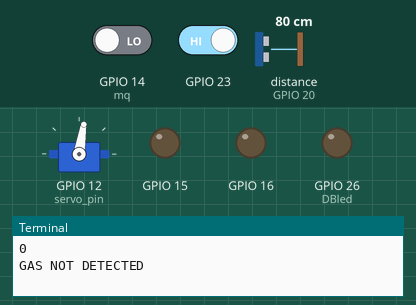
Bench run of a program on a simulated Raspberry Pi (BCM pin numbers). Shown: servo, output pins drawn as LEDs (lit = HIGH), the last lines printed to the terminal. Inputs (shaded band) come from the test bench; at power-on: GPIO 14 (mq) LOW, GPIO 23 HIGH, distance to the obstacle (sensor on GPIO 20) 80 cm. The echo pulse lasts 58.3 µs per cm; servo angles are drawn from the pulse width (0.5 ms = 0°, 2.5 ms = 180°); the clock reads 2024-03-15 10:24:30 at power-on unless the program sets it; pins used as bus, display or sensor lines are not drawn.

Above: at 1.2 s.
1.3 s: GPIO 14 (mq) driven HIGH
At 4.7 s:
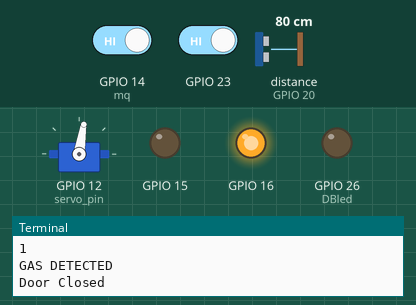
5.0 s: GPIO 23 driven LOW
At 11.0 s:
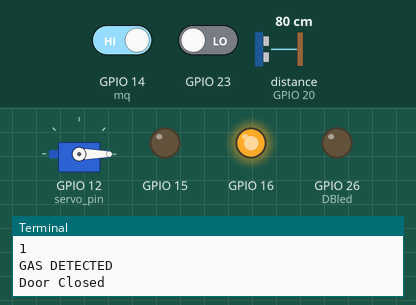
12.1 s: distance to the obstacle (sensor on GPIO 20) set to 12 cm
19.0 s: distance to the obstacle (sensor on GPIO 20) set to 9 cm
At 25.8 s:
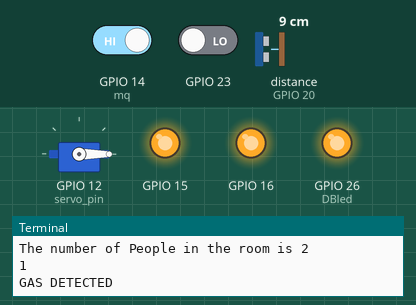
26.1 s: GPIO 14 (mq) driven LOW
At 32.6 s:
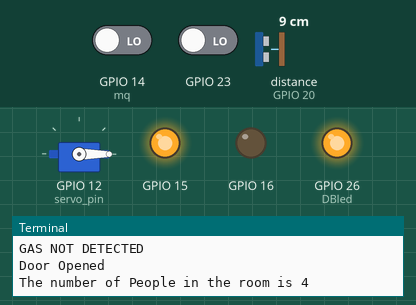
33.2 s: GPIO 23 driven HIGH
At 39.6 s:
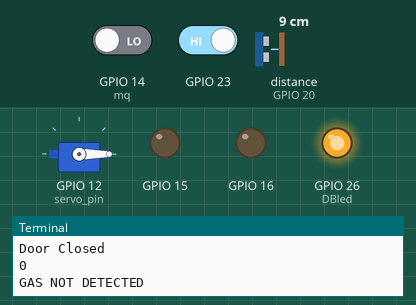
Timing chart, 0 to 41.1 s (numbered marks = the images above; inputs shaded):
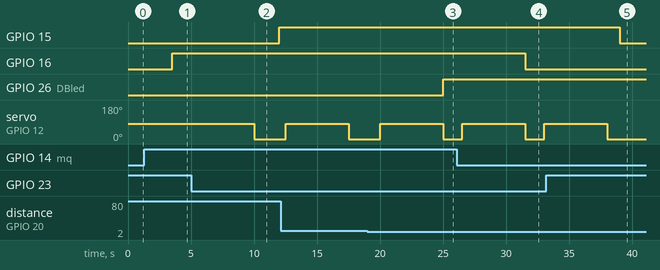

Measured:
- the behaviour switches between 11 and 10 cm on distance to the obstacle (sensor on GPIO 20) (found by bisection; images 2 and 3)
- after the input at 1.3 s, GPIO 16: LOW → HIGH after 2.2 s
- after the input at 5.0 s, GPIO 15: LOW → HIGH after 7.0 s; servo on GPIO 12 (servo_pin): 81° → 0° after 5.0 s
- after the input at 19.0 s, GPIO 26 (DBled): LOW → HIGH after 6.0 s
- after the input at 26.1 s, GPIO 16: HIGH → LOW after 5.4 s
- after the input at 33.2 s, GPIO 15: HIGH → LOW after 5.8 s; servo on GPIO 12 (servo_pin): goes on until 38.0 s, then stays 0°

The program:

Smart_Kitchen.py
```python
import RPi.GPIO as GPIO
import time

i=0

GPIO.setwarnings(False)

GPIO.setmode(GPIO.BCM)
GPIO_TRIGGER = 21
GPIO_ECHO = 20
DBled = 26

GPIO.setup(GPIO_TRIGGER, GPIO.OUT)
GPIO.setup(GPIO_ECHO, GPIO.IN)
GPIO.setup(DBled, GPIO.OUT)

GPIO.setup(16,GPIO.OUT)       #MQ2 Buzzer
GPIO.setup(14,GPIO.IN)		  #MQ@ In

GPIO.setup(23,GPIO.IN)		 # IR Input
GPIO.setup(15,GPIO.OUT)			#IR OUT


servo_pin= 12
GPIO.setup(servo_pin,GPIO.OUT)    #Servo motor out
pwm = GPIO.PWM(servo_pin,50)

pwm.start(7)

		# DUST BIN
def distance():
	# set Trigger to HIGH
	GPIO.output(GPIO_TRIGGER, True)

    # set Trigger after 0.01ms to LOW
	time.sleep(0.00001)
	GPIO.output(GPIO_TRIGGER, False)

	StartTime = time.time()
	StopTime = time.time()

    # save StartTime
	while GPIO.input(GPIO_ECHO) == 0:
		StartTime = time.time()

    # save time of arrival
	while GPIO.input(GPIO_ECHO) == 1:
		StopTime = time.time()

    # time difference between start and arrival
	TimeElapsed = StopTime - StartTime
    # multiply with the sonic speed (34300 cm/s)
    # and divide by 2, because there and back
	distance = (TimeElapsed * 34300) / 2

	return distance


		#GAS DETECTION
def gas():
	mq= GPIO.input(14)
	print(mq)

	if(mq==1):
		GPIO.output(16, GPIO.HIGH)			#Red LED ON
		print("GAS DETECTED")
		time.sleep(1)

	elif(mq==0):
		GPIO.output(16, GPIO.LOW)		#Red LED OFF
		print("GAS NOT DETECTED")
		time.sleep(1)

	return gas

		#DOOR
def IR():

		global i
		if(GPIO.input(23)==False):		#Object is far away
			GPIO.output(15,True)			#Red LED ON
			print("Door Opened")
			i=i+1

			print('The number of People in the room is',i)
			time.sleep(0.5)

		elif(GPIO.input(23)==True):		#Object is near
			GPIO.output(15,False)		#Red LED OFF
			print("Door Closed")
			time.sleep(0.5)

		#DOOR servo
def door():


	if(GPIO.input(23)==False):
		pwm.ChangeDutyCycle(7.0)
		time.sleep(5)

		pwm.ChangeDutyCycle(2.0)
		#time.sleep()

pwm.ChangeDutyCycle(0)


while True:


	dist = distance()
	if dist<10:
		GPIO.output(26, GPIO.HIGH)
	else:
		GPIO.output(26, GPIO.LOW)
		time.sleep(1)

	gas()
	IR()
	door()
pwm.stop()
```
